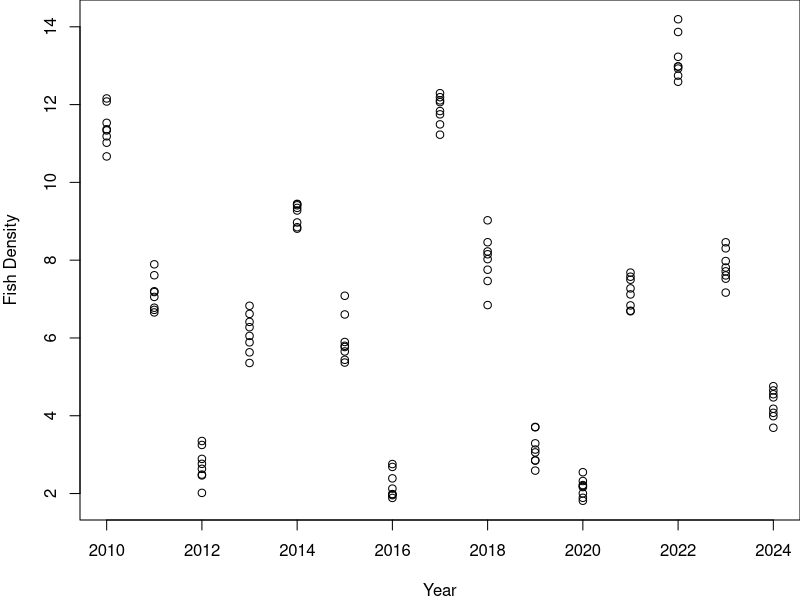
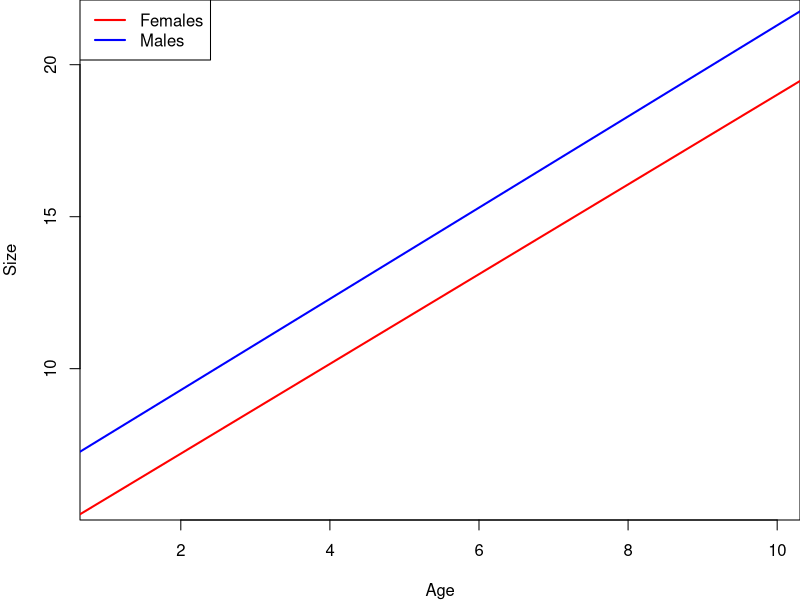

R code for these plots, in order:
## ---- chunk 1

knitr::opts_chunk$set(
	echo = TRUE,
	message = FALSE,
	warning = FALSE,
	cache = TRUE
	)
## ---- chunk 2

#  NRES 710, Random Effect Models
#     University of Nevada, Reno
#     Multi-variable models with random effects

## ---- chunk 3
# Specify plot margins & set random seed
par(mar = c(4,4,0,0))
set.seed(123)

# Simulate data
years <- 2010:2024
n_years <- length(years)

# Number of stretches
n_stretches <- 8
stretch <- 1:8

# Mean density within each year (assumed values)
density_mu <- c(11.3, 7, 3, 6.2, 9, 6, 2, 12, 8, 3.2, 2, 7, 13.1, 8, 4.5)

# Expand grid to simulate combinations of years and stretches
datum <- expand.grid(year = years, stretch = stretch)

# Sort the dataframe by year (low to high)
datum <- datum[order(datum$year), ]

# Add a fish density column
datum$FishDensity <- rep(NA, n_stretches * n_years)

# Use the density_mu to simulate fish density for each year-stretch combination
for (i in 1:n_years){
  for (j in 1:n_stretches){
    datum$FishDensity[(i - 1) * n_stretches + j] <- rnorm(1, mean = density_mu[i], sd = 0.5)
  }
}

# Plot Fish Density over Years
plot(datum$year, datum$FishDensity, xlab = "Year", ylab = "Fish Density")

## ---- chunk 4
# Specify plot margins
par(mar=c(4,4,0,0))

# Read in the size ~ age + sex data
datum <- read.csv("lecture_12_dataset1.csv")

# Model for females
results <- lm(Size ~ Age, data = subset(datum, datum$Sex == "Female"))

# Model for males
results2 <- lm(Size ~ Age, data = subset(datum, datum$Sex == "Male"))

# Determine the range of the x and y axes
xlim <- range(datum$Age)
ylim <- range(datum$Size)

# Make an empty plot with defined x and y limits
plot(xlim, ylim, type = "n", xlab = "Age", ylab = "Size")

# Add regression lines for females and males
abline(results, col = "red", lwd = 2) # Red line for females
abline(results2, col = "blue", lwd = 2) # Blue line for males

# Optionally, add a legend to distinguish between the two lines
legend("topleft", legend = c("Females", "Males"), col = c("red", "blue"), lwd = 2)

## ---- chunk 5
################### 'Truth' #################### 
### Lecture 15: code to simulate data for class

# Set the seed for reproducibility
set.seed(123)

### Dataset 1: age + sex + age*sex
# This is similar to the Age, Sex, and Size data we simulated for in Lecture 12.
# There is no collinearity between Age and Sex, but now there is an interaction
# between Sex and Age.

# First dataset
# X variable
n <- 50
x1 <- c(rep("Female", n), rep("Male", n))
x2 <- runif(n * 2, 1, 10)
dummy <- data.frame(model.matrix(~ x1 - 1))
colnames(dummy) <- c("Female", "Male")

# Simulate error
Error <- rnorm(n * 2, 0, 0.8)

# Predict Y
Response <- 4 + 1.5 * x2 + 2.5 * dummy$Male + 1 * x2 * dummy$Male + Error

# Dataframe
datum <- data.frame(Age = x2, Sex = x1, Male = dummy$Male, Size = Response)

# Save the data
write.csv(datum, "lecture_15_dataset1.csv", row.names = FALSE)
